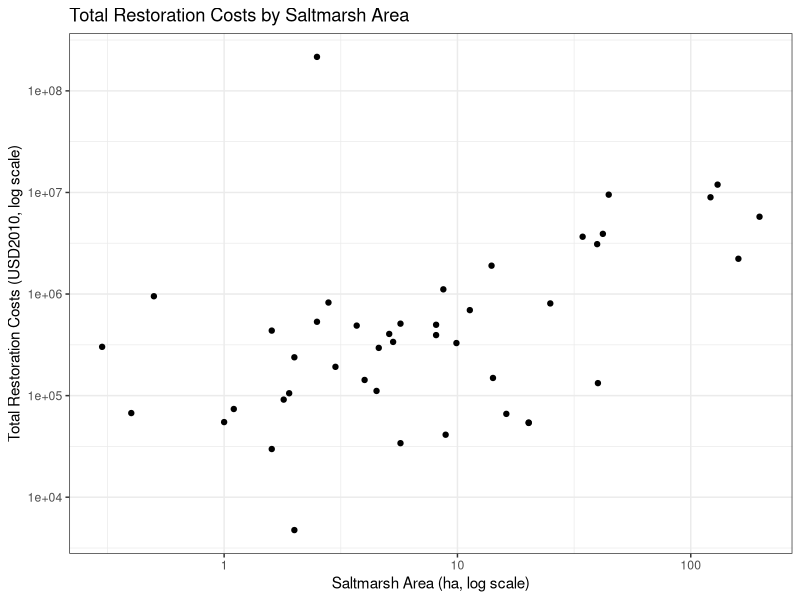

Write the R code that produced this figure.
## ---- chunk 1
#load libraries
library(tidyverse)
library(here)
library(knitr)
library(kableExtra)

#import data
cost_df <- read.csv(here("data", "cost_df.csv"))
## ---- chunk 2
#inspect the dataset
unique(cost_df$wetland_type)

#filter dataset for wetlands type
wetland_df <- cost_df %>% 
  filter(wetland_type == "saltmarsh") %>% 
  drop_na()
## ---- chunk 3
#create a new variable with restoration costs per hectare
wetland_df <- wetland_df %>%
  mutate(cost_per_ha = total_cost_2010 / area_ha)

#show me the study with the closest area to 60 hectares
# wetland_df %>% 
#   filter(area_ha > 40 & area_ha < 100) %>% 
#   select(observation, area_ha, total_cost_2010, cost_per_ha)

# hb_wetland_df <- wetland_df %>% 
#   filter(observation == 126)

# head(hb_wetland_df)

## ---- chunk 4
# #scatter plot
# ggplot(wetland_df, aes(x = area_ha, y = total_cost_2010)) +
#   geom_point() +
#   labs(title = "Total restoration costs by wetland area",
#        x = "Wetland area (ha)",
#        y = "Total restoration costs (USD2010)") +
#   theme_bw()

# The above scatteplot shows all the points very close to each other, making it difficult to see the relationship between area and costs.To better visualize, I will log-transform the axes.

# Scatter plot with log-transformed axes
ggplot(wetland_df, aes(x = area_ha, y = total_cost_2010)) +
  geom_point() +
  scale_x_log10() +  # Log transform x-axis
  scale_y_log10() +  # Log transform y-axis
  labs(title = "Total Restoration Costs by Saltmarsh Area",
       x = "Saltmarsh Area (ha, log scale)",
       y = "Total Restoration Costs (USD2010, log scale)") +
  theme_bw()
## ---- chunk 5
#run regression
lm_cost <- lm(total_cost_2010 ~ area_ha, data = wetland_df)

summary(lm_cost)
## ---- chunk 6
#recalculate total cost with 60 ha of wetland
hb_cost <- predict(lm_cost, data.frame(area_ha = 60))
